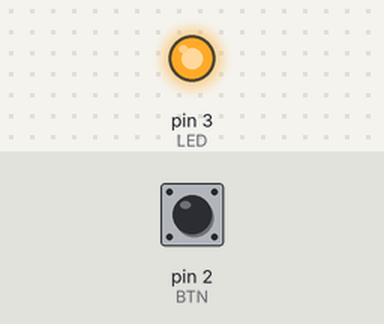
Recording of a sketch running on a simulated Arduino Uno, built with avr-gcc and run on an emulated ATmega328P. Parts: output pins drawn as LEDs (lit = HIGH). Dashed ring = blinking. The test bench sets the inputs (shaded band); at power-on: pin 2 (BTN) LOW.

Above: at 1.2 s.
1.3 s: pin 2 (BTN) pulled HIGH for 1 s
At 1.45 s:
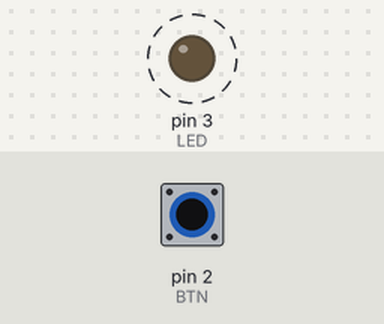
4.3 s: pin 2 (BTN) pulled HIGH for 3.2 s
At 8.5 s:
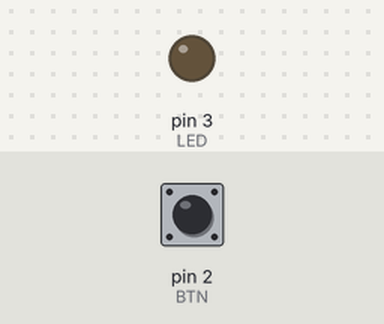
Timing chart, 0 to 10.0 s (numbered marks = the images above; inputs shaded):
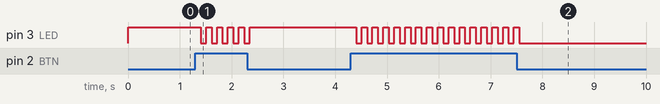

Measured:
- after the input at 1.3 s, pin 3 (LED): alternates HIGH for 0.11 s and LOW for 0.11 s, 10 changes in all, then stays HIGH, starting after 0.10 s
- after the input at 4.3 s, pin 3 (LED): alternates HIGH for 0.11 s and LOW for 0.11 s, 31 changes in all, then stays LOW, starting after 0.10 s

The sketch:

1_LED_and_switch.ino
```cpp
const int BTN = 2;
const int LED = 3;

bool is_led_on = true;

void setup()
{
  pinMode(BTN, INPUT);
  pinMode(LED, OUTPUT);
}

void loop()
{
  if (digitalRead(BTN) == HIGH) {
    is_led_on = !is_led_on;
    delay(100);
  }

  if (is_led_on) {
    digitalWrite(LED, HIGH);
  } else {
    digitalWrite(LED, LOW);
  }
  delay(5);
}
```
